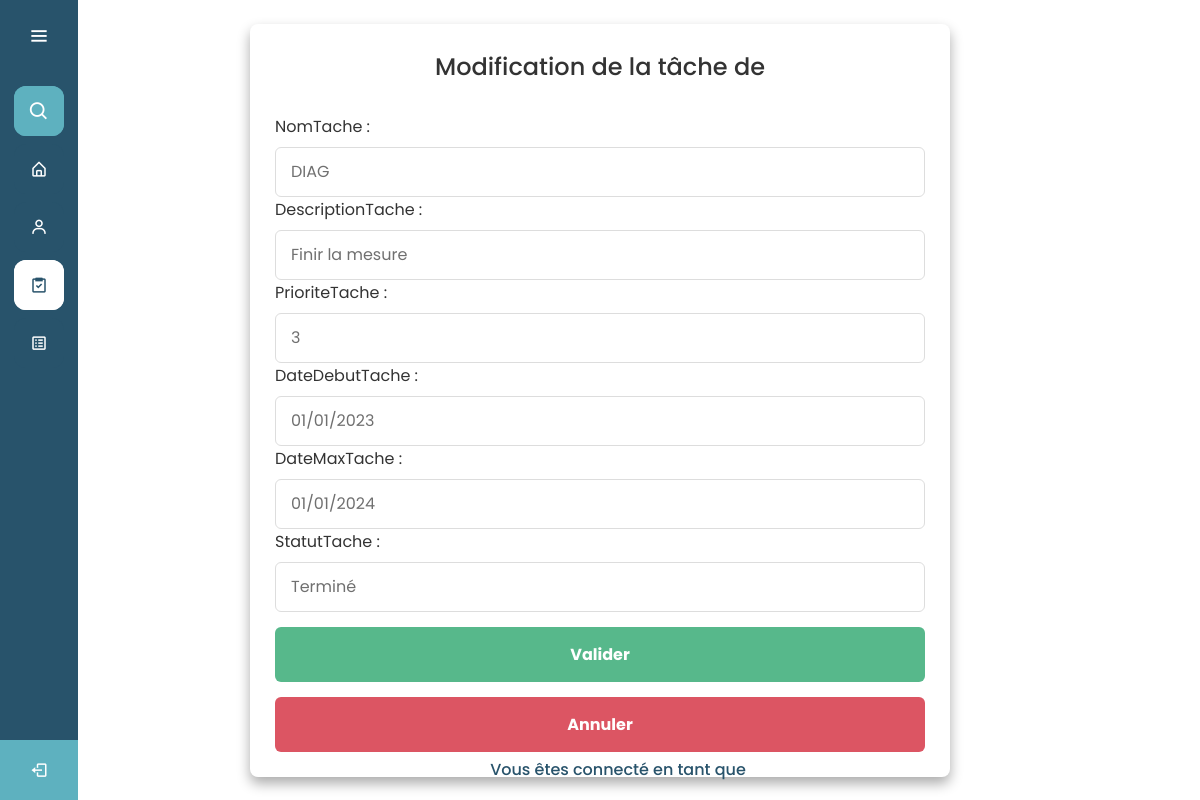
The page /PHP/ADMIN_Select_Equipe_Edit.php?ID=4 on the database its author committed.
### tables this page shows
CREATE TABLE Tache (
    IdTache INTEGER PRIMARY KEY NOT NULL,
    NomTache TEXT NOT NULL,
    DescriptionTache TEXT NOT NULL,
    PrioriteTache INTEGER NOT NULL,
    DateDebutTache TEXT NOT NULL,
    DateMaxTache TEXT NOT NULL,
    StatutTache TEXT NOT NULL,
    IdUtilisateur INTEGER NOT NULL, IdProjet INTEGER REFERENCES Projet(IdProjet),
    FOREIGN KEY (IdUtilisateur) REFERENCES Utilisateur(IdUtilisateur)
);

### PHP/ADMIN_Select_Equipe_Edit.php (the view, shortened to what this page needs)
<!DOCTYPE html>
<html lang="en" dir="ltr">
  <head>
    <link rel="stylesheet" href="../CSS/ADMIN_Select_Equipe_Edit.css">
    <link href='https://unpkg.com/boxicons@2.0.7/css/boxicons.min.css' rel='stylesheet'>
   </head>
<body>
  <div class="sidebar">
  <div class="logo-details">
        <i class='bx bx-menu' id="btn" ></i>
    </div>
    <ul class="nav-list">
      <li>
          <i class='bx bx-search' ></i>
      </li>
      <li>
        <a href="../PAGES/ADMIN_Index.php">
          <i class='bx bx-home-alt Accueil'></i>
        </a>
      </li>
      <li>
       <a href="../PAGES/ADMIN_Equipe.php" class='Equipe'>
         <i class='bx bx-user Equipe' ></i>
       </a>
     </li>
     <li>
       <a href="../PAGES/ADMIN_Tache.php" class='Tache'>
         <i class='bx bx-task Tache'></i>
       </a>
     </li>
     <li>
       <a href="../PAGES/ADMIN_Projet.php">
         <i class='bx bx-spreadsheet' ></i>
       </a>
     </li>
     <li class="profile no-animation">
        <a href="../PAGES/Login.php" class='TEST'>
          <i class='bx bx-log-out' id="log_out"></i>
        </a>
      </li>
    </ul>
  </div>
  <section class="container">
  <?php
    $pdo = new PDO("sqlite:../DATABASE/bdd.sqlite");
    if (isset($_GET["ID"])) {
        $ID = $_GET["ID"];
        $query = "SELECT * FROM Tache WHERE IdTache = $ID";
        $result = $pdo->query($query);
        $row = $result->fetch();
        echo '<header>Modification de la tâche de ' . $_SESSION['utilisateur']['PrenomUtilisateur'] . ' ' . $_SESSION['utilisateur']['NomUtilisateur'] . '</header>';
        echo "<form method='post' class='FormulaireEdit'>";
        echo "<label for='NomTache' class='TitreLabel'>NomTache : </label>";
        echo "<input type='text' id='NomTache' name='NomTache' class='text-input-NomTache' value='".$row["NomTache"]."' readonly><br>";
        echo "<label for='DescriptionTache' class='TitreLabel'>DescriptionTache : </label>";
        echo "<input type='text' id='DescriptionTache' name='DescriptionTache' class='text-input-DescriptionTache' value='".$row["DescriptionTache"]."'><br>";
        echo "<label for='PrioriteTache' class='TitreLabel'>PrioriteTache : </label>";
        echo "<input type='text' id='PrioriteTache' name='PrioriteTache' class='text-input-PrioriteTache' value='".$row["PrioriteTache"]."'><br>";
        echo "<label for='DateDebutTache' class='TitreLabel'>DateDebutTache : </label>";
        echo "<input type='text' id='DateDebutTache' name='DateDebutTache' class='text-input-DateDebutTache' value='".$row["DateDebutTache"]."'><br>";
        echo "<label for='DateMaxTache' class='TitreLabel'>DateMaxTache : </label>";
        echo "<input type='text' id='DateMaxTache' name='DateMaxTache' class='text-input-DateMaxTache' value='".$row["DateMaxTache"]."'><br>";
        echo "<label for='StatutTache' class='TitreLabel'>StatutTache : </label>";
        echo "<input type='text' id='StatutTache' name='StatutTache' class='text-input-StatutTache' value='".$row["StatutTache"]."'><br>";
        echo "<div class='conteneur-boutons'>";
        echo "<input type='submit' name='valider2' class='BoutonValider' value='Valider'>";
        echo "<input type='button' name='annuler' class='BoutonAnnuler' value='Annuler' onclick='window.location.href=\"../PAGES/ADMIN_Select_Equipe.php?utilisateur=" . $_SESSION['utilisateur']['IdUtilisateur'] . "\";'>";
        echo "</div>";
        echo "</form>";
    } else {
    }
?>
  </section>
  <div class='text2'>
        Vous êtes connecté en tant que <span class='ConnectAs'><?php echo $_SESSION['PrenomUtilisateur'] . ' ' . $_SESSION['NomUtilisateur']; ?></span>
  </div>
</body>
</html>

### CSS/ADMIN_Select_Equipe_Edit.css (style rules this page uses)
* { margin: 0; padding: 0; box-sizing: border-box; font-family: "Poppins" , sans-serif; }
.sidebar { position: fixed; left: 0; top: 0; height: 100%; width: 78px; background: #28536B; padding: 6px 14px; z-index: 99; transition: all 0.5s ease; }
.sidebar .logo-details { height: 60px; display: flex; align-items: center; position: relative; }
.sidebar .logo-details #btn { position: absolute; top: 50%; right: 0; transform: translateY(-50%); font-size: 22px; transition: all 0.4s ease; font-size: 23px; text-align: center; cursor: pointer; transition: all 0.5s ease; }
.sidebar i { color: #fff; height: 60px; min-width: 50px; font-size: 28px; text-align: center; line-height: 60px; }
.sidebar .nav-list { margin-top: 20px; height: 100%; }
.sidebar li { position: relative; margin: 8px 0; list-style: none; }
.sidebar .bx-search { position: absolute; top: 50%; left: 0; transform: translateY(-50%); font-size: 22px; background: #5EB1BF; color: #FFF; }
.sidebar li a:not(.TEST) { display: flex; height: 100%; width: 100%; border-radius: 12px; align-items: center; text-decoration: none; transition: all 0.4s ease; background: #28536B; }
.sidebar li i { height: 50px; line-height: 50px; font-size: 18px; border-radius: 12px; }
.sidebar li.profile { position: fixed; height: 60px; width: 78px; left: 0; bottom: -8px; padding: 10px 14px; background: #5EB1BF; transition: all 0.5s ease; overflow: hidden; }
.sidebar .profile #log_out { position: absolute; top: 50%; right: 0; transform: translateY(-50%); background: #5EB1BF; width: 100%; height: 60px; line-height: 60px; border-radius: 0px; transition: all 0.5s ease; }
.Tache i { background: #FFF; color: #28536B; }
.text2 { color: #28536B; font-size: 1rem; font-weight: 500; margin: 18px; align-self: center; text-align: center; position: absolute; bottom: 0; left: 50%; transform: translateX(-50%); }
.sidebar li a.Tache { background: #FFF; color: #28536B; }
body { min-height: 100vh; display: flex; align-items: center; justify-content: center; padding: 20px; }
.container { position: relative; max-width: 700px; width: 100%; background: #fff; padding: 25px; border-radius: 8px; box-shadow: 0 .4rem .8rem #0005; }
.container header { font-size: 1.5rem; color: #333; font-weight: 500; text-align: center; }
.FormulaireEdit { margin-top: 30px; }
.FormulaireEdit .TitreLabel { color: #333; }
.FormulaireEdit .text-input-NomTache, .FormulaireEdit .text-input-DescriptionTache, .FormulaireEdit .text-input-PrioriteTache, .FormulaireEdit .text-input-DateDebutTache, .FormulaireEdit .text-input-DateMaxTache, .FormulaireEdit .text-input-StatutTache, .FormulaireEdit .text-input-IdUtilisateur { position: relative; height: 50px; width: 100%; outline: none; font-size: 1rem; color: #707070; margin-top: 8px; border: 1px solid #ddd; border-radius: 6px; padding: 0 15px; }
.FormulaireEdit .conteneur-boutons { margin-top: 15px; }
.FormulaireEdit .BoutonValider { height: 55px; width: 100%; font-size: 1rem; font-weight: 400; border: none; cursor: pointer; transition: all 0.2s ease; font-weight: bold; transition-duration: 0.4s; border-radius: 6px; background-color: #57B88B; color: #fff; }
.FormulaireEdit .BoutonAnnuler { height: 55px; width: 100%; font-size: 1rem; font-weight: 400; border: none; cursor: pointer; transition: all 0.2s ease; font-weight: bold; transition-duration: 0.4s; border-radius: 6px; background-color: #DC5563; color: #fff; margin-top: 15px; }

### rows shown on the page
tache: NomTache "DIAG", DescriptionTache "Finir la mesure", PrioriteTache "3", DateDebutTache "01/01/2023", DateMaxTache "01/01/2024", StatutTache "Terminé"
